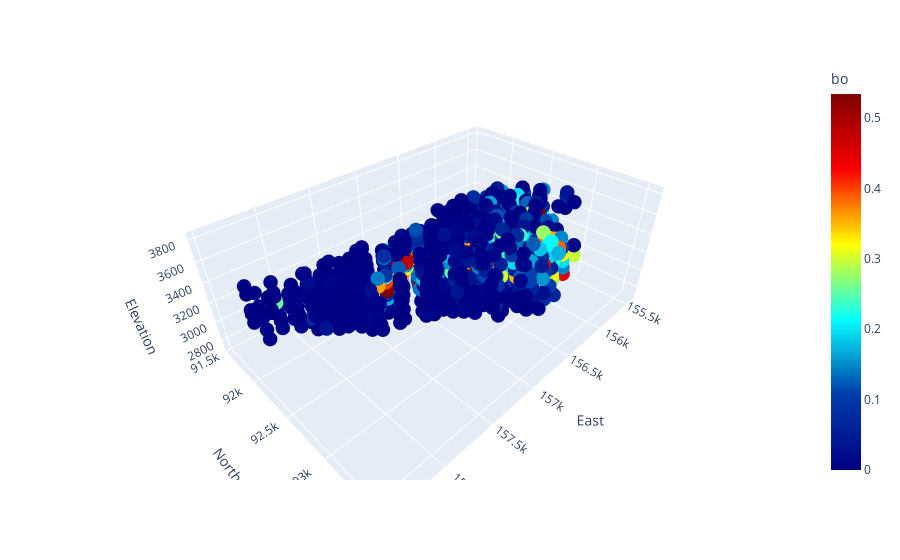
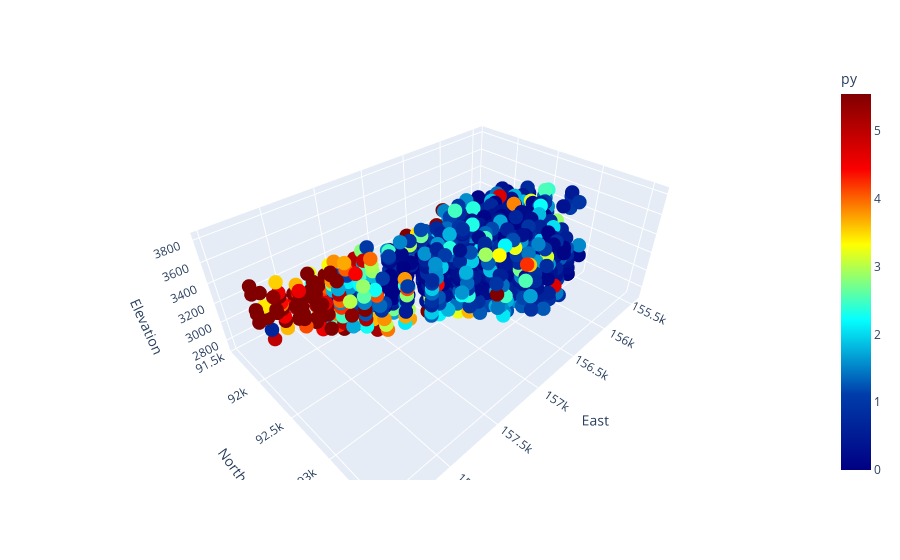

The code cell stored with these charts, in order, in its notebook:
### Code cell
continuous = 'bo'
fig = px.scatter_3d(DH, x='East', y='North', z='Elevation', color=continuous, color_continuous_scale=px.colors.sequential.Jet, range_color=[0.0, DH[continuous].quantile(0.95)])
fig.update_traces(marker=dict(size=5.0))
fig.show()
continuous = 'py'
fig = px.scatter_3d(DH, x='East', y='North', z='Elevation', color=continuous, color_continuous_scale=px.colors.sequential.Jet, range_color=[0.0, DH[continuous].quantile(0.95)])
fig.update_traces(marker=dict(size=5.0))
fig.show()

### Figure 1 — Plotly figure (JSON) as saved in the notebook; plotly's stock layout.template omitted (floating-point values rounded to 4 significant figures; data arrays with more than 128 entries replaced by an {"elided": "..."} marker saying what was removed)
{"data": [{"hovertemplate": "East=%{x}<br>North=%{y}<br>Elevation=%{z}<br>bo=%{marker.color}<extra></extra>", "legendgroup": "", "marker": {"color": {"elided": "1275 float values"}, "coloraxis": "coloraxis", "size": 5, "symbol": "circle"}, "mode": "markers", "name": "", "scene": "scene", "showlegend": false, "type": "scatter3d", "x": {"elided": "1275 float values"}, "y": {"elided": "1275 float values"}, "z": {"elided": "1275 float values"}}], "layout": {"coloraxis": {"cmax": 0.5339, "cmin": 0, "colorbar": {"title": {"text": "bo"}}, "colorscale": [[0, "rgb(0,0,131)"], [0.2, "rgb(0,60,170)"], [0.4, "rgb(5,255,255)"], [0.6, "rgb(255,255,0)"], [0.8, "rgb(250,0,0)"], [1, "rgb(128,0,0)"]]}, "legend": {"tracegroupgap": 0}, "margin": {"t": 60}, "scene": {"domain": {"x": [0, 1], "y": [0, 1]}, "xaxis": {"title": {"text": "East"}}, "yaxis": {"title": {"text": "North"}}, "zaxis": {"title": {"text": "Elevation"}}}}}

### Figure 2 — Plotly figure (JSON) as saved in the notebook; plotly's stock layout.template omitted (floating-point values rounded to 4 significant figures; data arrays with more than 128 entries replaced by an {"elided": "..."} marker saying what was removed)
{"data": [{"hovertemplate": "East=%{x}<br>North=%{y}<br>Elevation=%{z}<br>py=%{marker.color}<extra></extra>", "legendgroup": "", "marker": {"color": {"elided": "1275 float values"}, "coloraxis": "coloraxis", "size": 5, "symbol": "circle"}, "mode": "markers", "name": "", "scene": "scene", "showlegend": false, "type": "scatter3d", "x": {"elided": "1275 float values"}, "y": {"elided": "1275 float values"}, "z": {"elided": "1275 float values"}}], "layout": {"coloraxis": {"cmax": 5.547, "cmin": 0, "colorbar": {"title": {"text": "py"}}, "colorscale": [[0, "rgb(0,0,131)"], [0.2, "rgb(0,60,170)"], [0.4, "rgb(5,255,255)"], [0.6, "rgb(255,255,0)"], [0.8, "rgb(250,0,0)"], [1, "rgb(128,0,0)"]]}, "legend": {"tracegroupgap": 0}, "margin": {"t": 60}, "scene": {"domain": {"x": [0, 1], "y": [0, 1]}, "xaxis": {"title": {"text": "East"}}, "yaxis": {"title": {"text": "North"}}, "zaxis": {"title": {"text": "Elevation"}}}}}
